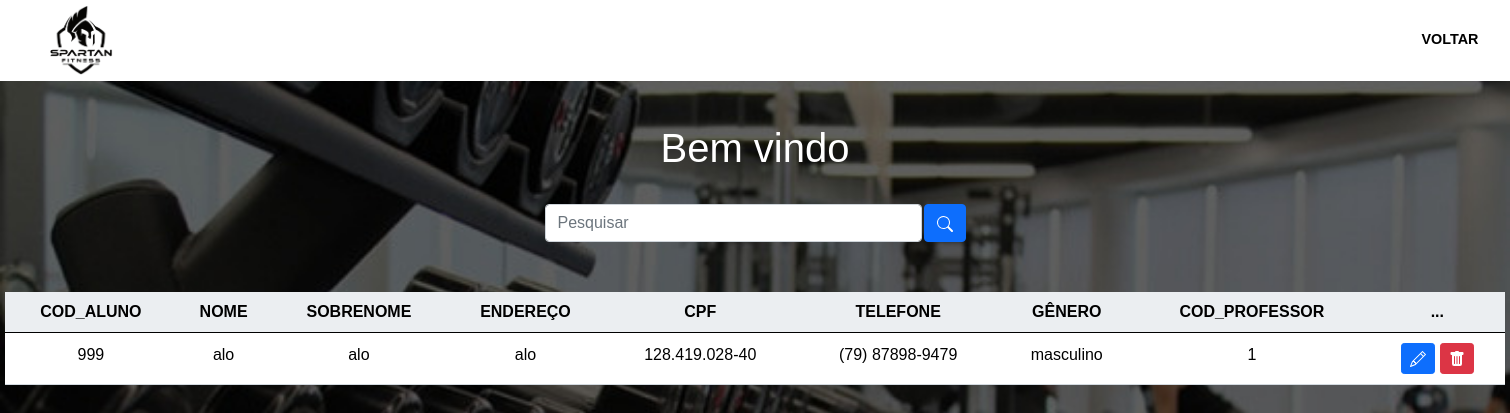
Screenshot of /adminn/paginas_aluno.php with the database file from the repository.
### tables this page shows
CREATE TABLE `matricula_aluno` (
  `cod_aluno` int(11) NOT NULL,
  `nome` varchar(45) DEFAULT NULL,
  `sobrenome` varchar(45) DEFAULT NULL,
  `endereco` varchar(60) DEFAULT NULL,
  `CPF` varchar(15) DEFAULT NULL,
  `telefone` varchar(15) DEFAULT NULL,
  `genero` varchar(45) DEFAULT NULL,
  `cod_professor` varchar(11) DEFAULT NULL
);

### adminn/paginas_aluno.php (the view, shortened to what this page needs)
<?php
    include_once('config.php');
    if(!empty($_GET['search']))
    {
        $data = $_GET['search'];
        $sql = "SELECT * FROM matricula_aluno WHERE cod_aluno LIKE '%$data%' or nome LIKE '%$data%' or CPF LIKE '%$data%' ORDER BY cod_aluno DESC";
    }
    else
    {
        $sql = "SELECT * FROM matricula_aluno ORDER BY cod_aluno DESC";
    }
    $result = $conexao->query($sql);
?>
<!DOCTYPE html>
<html lang="en">
<head>
    <link href="https://cdn.jsdelivr.net/npm/bootstrap@5.0.2/dist/css/bootstrap.min.css" rel="stylesheet">
    <link rel="stylesheet" href="../css/header.css">
    <link rel="stylesheet" href="../css/paginas.css">
</head>
<body>
<header>
        <div id="teste">
          <div class="logo-imagem">
            <a href="../index.html">
              <picture>
                <source  media="(max-width:600px )" class="logo-icon" srcset="../img/nova_logo.png" type="image/png">
              <img id="img" src="../img/nova_logo.png" alt=""></a>
         </div>
        </div>
            <nav>
                <ul class="opcoes">
                    <div class="menu">
                        <li><a href="/academia/adminn/registro_aluno.html">VOLTAR</a></li>
                    </div>
                </ul>
              </nav>
    </header>
    <br>
    <?php
        echo "<h1>Bem vindo <u>$logado</u></h1>";
    ?>
    <br>
    <div class="box-search">
        <input type="search" class="form-control w-25" placeholder="Pesquisar" id="pesquisar">
        <button onclick="searchData()" class="btn btn-primary">
        </button>
    </div>
    <div class="content read">
        <table class="table text-white table-bg">
            <thead>
                <tr>
                <th scope="col">COD_ALUNO</th>
                    <th scope="col">NOME</th>
                    <th scope="col">SOBRENOME</th>
                    <th scope="col">ENDEREÇO</th>
                    <th scope="col">CPF</th>
                    <th scope="col">TELEFONE</th>
                    <th scope="col">GÊNERO</th>
                    <th scope="col">COD_PROFESSOR</th>
                    <th scope="col">...</th>
                </tr>
            </thead>
            <tbody>
                <?php
                    while($user_data = mysqli_fetch_assoc($result)) {
                        echo "<tr>";
                        echo "<td>".$user_data['cod_aluno']."</td>";
                        echo "<td>".$user_data['nome']."</td>";
                        echo "<td>".$user_data['sobrenome']."</td>";
                        echo "<td>".$user_data['endereco']."</td>";
                        echo "<td>".$user_data['CPF']."</td>";
                        echo "<td>".$user_data['telefone']."</td>";
                        echo "<td>".$user_data['genero']."</td>";
                        echo "<td>".$user_data['cod_professor']."</td>";
                        echo "<td>
                        <a class='btn btn-sm btn-primary' href='editar/edit.php?cod_aluno=$user_data[cod_aluno]' title='Editar'>
                            <svg xmlns='http://www.w3.org/2000/svg' width='16' height='16' fill='currentColor' class='bi bi-pencil' viewBox='0 0 16 16'>
                                <path d='M12.146.146a.5.5 0 0 1 .708 0l3 3a.5.5 0 0 1 0 .708l-10 10a.5.5 0 0 1-.168.11l-5 2a.5.5 0 0 1-.65-.65l2-5a.5.5 0 0 1 .11-.168l10-10zM11.207 2.5 13.5 4.793 14.793 3.5 12.5 1.207 11.207 2.5zm1.586 3L10.5 3.207 4 9.707V10h.5a.5.5 0 0 1 .5.5v.5h.5a.5.5 0 0 1 .5.5v.5h.293l6.5-6.5zm-9.761 5.175-.106.106-1.528 3.821 3.821-1.528.106-.106A.5.5 0 0 1 5 12.5V12h-.5a.5.5 0 0 1-.5-.5V11h-.5a.5.5 0 0 1-.468-.325z'/>
                            </svg>
                            </a>
                            <a class='btn btn-sm btn-danger' href='editar/delete.php?cod_aluno=$user_data[cod_aluno]' title='Deletar'>
                                <svg xmlns='http://www.w3.org/2000/svg' width='16' height='16' fill='currentColor' class='bi bi-trash-fill' viewBox='0 0 16 16'>
                                    <path d='M2.5 1a1 1 0 0 0-1 1v1a1 1 0 0 0 1 1H3v9a2 2 0 0 0 2 2h6a2 2 0 0 0 2-2V4h.5a1 1 0 0 0 1-1V2a1 1 0 0 0-1-1H10a1 1 0 0 0-1-1H7a1 1 0 0 0-1 1H2.5zm3 4a.5.5 0 0 1 .5.5v7a.5.5 0 0 1-1 0v-7a.5.5 0 0 1 .5-.5zM8 5a.5.5 0 0 1 .5.5v7a.5.5 0 0 1-1 0v-7A.5.5 0 0 1 8 5zm3 .5v7a.5.5 0 0 1-1 0v-7a.5.5 0 0 1 1 0z'/>
                                </svg>
                            </a>
                            </td>";
                        echo "</tr>";
                    }
                    ?>
            </tbody>
        </table>
    </div>
</body>
</html>

### css/header.css (style rules this page uses)
* { margin: 0; padding: 0; box-sizing: border-box; font-family: Arial, Helvetica, sans-serif; }
header { background-color: #fff; z-index: 1; width: 100%; position: fixed; top: 0; }
#teste { display: flex; justify-content: flex-start; float: left; }
.logo-imagem { height: 70px; border-radius: 45px; margin: 5px 50px; }
#img { height: 100%; }
nav { margin-top: 15px; }
nav ul li { display: inline-block; margin-left: 10px; }
nav ul li a { position: relative; text-decoration: none; color: #fff; font-size: 17px; padding: 0 10px; }
nav ul li a:after { content:""; position: absolute; background-color: #f66335; height: 3px; width: 0; left: 0; bottom: -4px; transition: 0.5s; }
.opcoes { display: flex; gap: 3px; justify-content: end; }
.opcoes li { display:list-item; width: 120px; height: 50px; list-style: none; transition: all .10s linear; }
.opcoes li a { display: flex; width: 100%; height: 100%; justify-content: center; align-items: center; color: #000000; text-decoration: none; font-size:0.8em; transition: all .30s linear; font-weight: bold; background-color: #fff; }
.menu { display: flex; font-size: 18px; }

### css/paginas.css (style rules this page uses)
* { margin: 0; padding: 0; }
body { background-color: #FFFFFF; margin: 0; }
.content { width: 1500px; margin: 0 auto; background-color: white; margin-top: 50px; }
.read table { width: 100%; padding-top: 30px; border-collapse: collapse; }
.read table thead { background-color: #ebeef1; border-bottom: 1px solid #d3dae0; }
.read table tbody tr { border-bottom: 1px solid #d3dae0; }
.read table tbody tr td { padding: 10px; }
.read table tbody tr td:nth-child(1) { color: black; }

### adminn/paginas_aluno.php (style rules this page uses)
body { background-image: url(../img/academia-darkk.jpg); background-size: cover; background-repeat: no-repeat; color: white; text-align: center; }
.table-bg { width: 80%; margin: 0 auto; background-color: #fff; border-radius: 15px 15px 0 0; }
th { color: black; }
td { color: black; }
h1 { margin-top: 100px; }
.box-search { display: flex; justify-content: center; gap: .1%; }

### rows the page displays
matricula_aluno: cod_aluno "999", nome "alo", sobrenome "alo", endereco "alo", CPF "128.419.028-40", telefone "(79) 87898-9479", genero "masculino", cod_professor "1"
